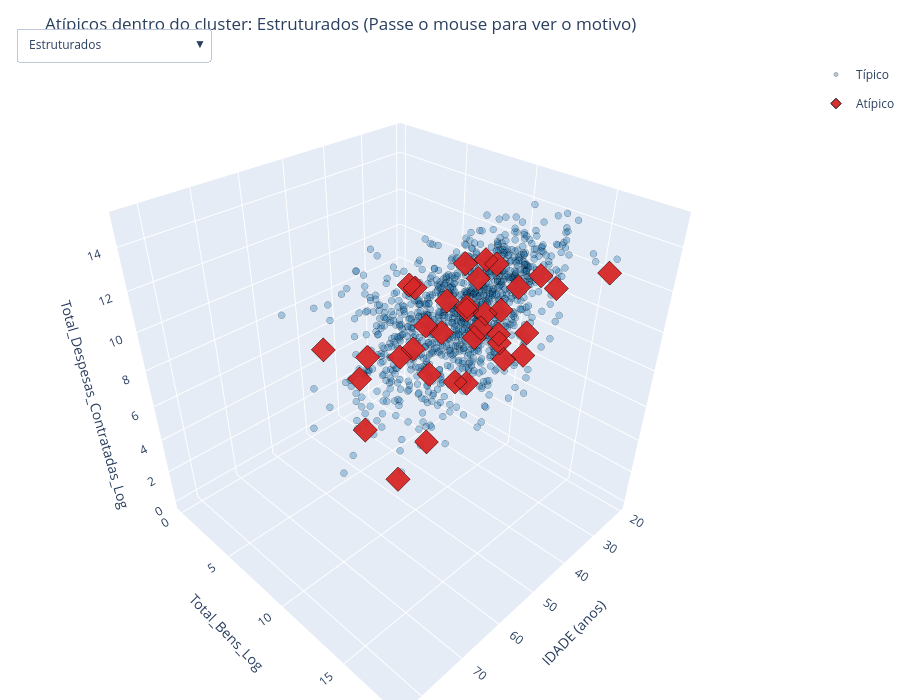

This figure's notebook cell:
### Markdown cell above
### O mesmo recorte, em 3D — filtrando por cluster

Mesma ideia do gráfico 3D global, agora um por cluster: escolham no menu qual grupo olhar (cada cluster usa a sua **própria** padronização, então os pontos vermelhos aqui são atípicos *dentro daquele grupo*, não em relação à base inteira). Os eixos ficam fixos entre um cluster e outro, pra dar pra comparar a posição relativa.

### Code cell
nomes_clusters_ordenados = ['Estruturados', 'Financiados', 'Base Simbólica', 'Patrimônio Sem Campanha']
n_status = len(cores_iso)

fig3d_cluster = go.Figure()
for idx_cluster, nome in enumerate(nomes_clusters_ordenados):
    for status, cor in cores_iso.items():
        sub = df_cluster[(df_cluster['cluster'] == nome) & (df_cluster['anomalia_cluster'] == status)]
        
        customdata = np.stack((
            sub['NM_URNA_CANDIDATO'],
            sub['SG_UF'],
            sub['cluster'],
            sub['anomalia_cluster'],
            sub['score_cluster'],
            sub['motivo_cluster'],
            sub['DS_GRAU_INSTRUCAO'],
            sub['ANOS_ESTUDO'],
            sub['Total_Bens'].map(lambda x: f"R$ {x:,.0f}".replace(',', 'X').replace('.', ',').replace('X', '.')),
            sub['Total_Despesas_Contratadas'].map(lambda x: f"R$ {x:,.0f}".replace(',', 'X').replace('.', ',').replace('X', '.'))
        ), axis=-1)

        fig3d_cluster.add_trace(go.Scatter3d(
            x=sub['IDADE'], y=sub['Total_Bens_Log'], z=sub['Total_Despesas_Contratadas_Log'],
            mode='markers', name=status,
            customdata=customdata,
            marker=dict(
                size=4 if status == 'Típico' else 8,
                color=cor,
                symbol='circle' if status == 'Típico' else 'diamond',
                opacity=0.35 if status == 'Típico' else 0.95,
                line=dict(width=1, color='black'),
            ),
            hovertemplate=(
                '<b>%{customdata[0]} (%{customdata[1]}) — %{customdata[2]}</b><br>' +
                '<b>Status Local:</b> %{customdata[3]} (Score: %{customdata[4]:.3f})<br>' +
                '<b>Desvio Interno no Cluster:</b> %{customdata[5]}<br>' +
                '----------------------------------------<br>' +
                '<b>Idade:</b> %{x} anos<br>' +
                '<b>Escolaridade:</b> %{customdata[6]} (%{customdata[7]} anos)<br>' +
                '<b>Bens:</b> %{customdata[8]}<br>' +
                '<b>Despesas:</b> %{customdata[9]}<extra></extra>'
            ),
            visible=(idx_cluster == 0),
            legendgroup=status,
            showlegend=(idx_cluster == 0),
        ))

botoes_cluster = []
for idx_cluster, nome in enumerate(nomes_clusters_ordenados):
    visibilidade = [False] * (len(nomes_clusters_ordenados) * n_status)
    for j in range(n_status):
        visibilidade[idx_cluster * n_status + j] = True
    botoes_cluster.append(dict(
        label=nome, method='update',
        args=[{'visible': visibilidade}, {'title': f'Atípicos dentro do cluster: {nome} (Passe o mouse para ver o motivo)'}],
    ))

fig3d_cluster.update_layout(
    scene=dict(
        xaxis_title='IDADE (anos)',
        yaxis_title='Total_Bens_Log',
        zaxis_title='Total_Despesas_Contratadas_Log',
        xaxis=dict(range=[df_cluster['IDADE'].min() - 2, df_cluster['IDADE'].max() + 2]),
        yaxis=dict(range=[df_cluster['Total_Bens_Log'].min() - 0.5, df_cluster['Total_Bens_Log'].max() + 0.5]),
        zaxis=dict(range=[df_cluster['Total_Despesas_Contratadas_Log'].min() - 0.5, df_cluster['Total_Despesas_Contratadas_Log'].max() + 0.5]),
    ),
    updatemenus=[dict(active=0, buttons=botoes_cluster, x=0.02, y=1.05, xanchor='left')],
    title=f'Atípicos dentro do cluster: {nomes_clusters_ordenados[0]} (Passe o mouse para ver o motivo)',
    height=700, margin=dict(l=0, r=0, b=0, t=60),
)
fig3d_cluster.show()

# Salvar versão interativa em HTML
fig3d_cluster.write_html('images/notebook4/05_grafico_3d_anomalias_cluster.html')
print("Gráfico 3D interativo por cluster salvo em: images/notebook4/05_grafico_3d_anomalias_cluster.html")

### Figure 1 — Plotly figure (JSON) as saved in the notebook; plotly's stock layout.template omitted (floating-point values rounded to 4 significant figures; data arrays with more than 128 entries replaced by an {"elided": "..."} marker saying what was removed)
{"data": [{"customdata": {"elided": "1107x10 mixed values"}, "hovertemplate": "<b>%{customdata[0]} (%{customdata[1]}) — %{customdata[2]}</b><br><b>Status Local:</b> %{customdata[3]} (Score: %{customdata[4]:.3f})<br><b>Desvio Interno no Cluster:</b> %{customdata[5]}<br>----------------------------------------<br><b>Idade:</b> %{x} anos<br><b>Escolaridade:</b> %{customdata[6]} (%{customdata[7]} anos)<br><b>Bens:</b> %{customdata[8]}<br><b>Despesas:</b> %{customdata[9]}<extra></extra>", "legendgroup": "Típico", "marker": {"color": "#1f77b4", "line": {"color": "black", "width": 1}, "opacity": 0.35, "size": 4, "symbol": "circle"}, "mode": "markers", "name": "Típico", "showlegend": true, "type": "scatter3d", "visible": true, "x": {"elided": "1107 int values"}, "y": {"elided": "1107 float values"}, "z": {"elided": "1107 float values"}}, {"customdata": {"elided": "35x10 mixed values"}, "hovertemplate": "<b>%{customdata[0]} (%{customdata[1]}) — %{customdata[2]}</b><br><b>Status Local:</b> %{customdata[3]} (Score: %{customdata[4]:.3f})<br><b>Desvio Interno no Cluster:</b> %{customdata[5]}<br>----------------------------------------<br><b>Idade:</b> %{x} anos<br><b>Escolaridade:</b> %{customdata[6]} (%{customdata[7]} anos)<br><b>Bens:</b> %{customdata[8]}<br><b>Despesas:</b> %{customdata[9]}<extra></extra>", "legendgroup": "Atípico", "marker": {"color": "#d62728", "line": {"color": "black", "width": 1}, "opacity": 0.95, "size": 8, "symbol": "diamond"}, "mode": "markers", "name": "Atípico", "showlegend": true, "type": "scatter3d", "visible": true, "x": [45, 55, 61, 47, 60, 46, 59, 44, 70, 61, 28, 26, 62, 56, 68, 53, 25, 52, 78, 50, 25, 47, 42, 57, 79, 39, 25, 25, 26, 48, 28, 23, 49, 45, 28], "y": [8.294, 16.65, 16.78, 16.51, 13.46, 12.78, 11.29, 9.21, 12.21, 13.5, 9.798, 8.517, 9.904, 14.6, 13.81, 13.88, 9.708, 9.862, 12.42, 11.59, 11.6, 11.9, 12.26, 11.62, 14.97, 18.49, 9.68, 9.798, 13.48, 12.92, 8.517, 11.29, 11.61, 11.68, 11.43], "z": [11.23, 11.84, 14.41, 14.49, 7.091, 13.15, 10.33, 6.847, 8.517, 12.78, 11.36, 7.253, 10.12, 13.33, 6.479, 12.93, 8.594, 12.51, 13.22, 10.63, 6.686, 7.892, 13.49, 10.61, 13.16, 14.48, 7.212, 6.739, 11.06, 8.372, 6.909, 7.645, 12.04, 13.39, 10.66]}, {"customdata": {"elided": "439x10 mixed values"}, "hovertemplate": "<b>%{customdata[0]} (%{customdata[1]}) — %{customdata[2]}</b><br><b>Status Local:</b> %{customdata[3]} (Score: %{customdata[4]:.3f})<br><b>Desvio Interno no Cluster:</b> %{customdata[5]}<br>----------------------------------------<br><b>Idade:</b> %{x} anos<br><b>Escolaridade:</b> %{customdata[6]} (%{customdata[7]} anos)<br><b>Bens:</b> %{customdata[8]}<br><b>Despesas:</b> %{customdata[9]}<extra></extra>", "legendgroup": "Típico", "marker": {"color": "#1f77b4", "line": {"color": "black", "width": 1}, "opacity": 0.35, "size": 4, "symbol": "circle"}, "mode": "markers", "name": "Típico", "showlegend": false, "type": "scatter3d", "visible": false, "x": {"elided": "439 int values"}, "y": {"elided": "439 float values"}, "z": {"elided": "439 float values"}}, {"customdata": {"elided": "14x10 mixed values"}, "hovertemplate": "<b>%{customdata[0]} (%{customdata[1]}) — %{customdata[2]}</b><br><b>Status Local:</b> %{customdata[3]} (Score: %{customdata[4]:.3f})<br><b>Desvio Interno no Cluster:</b> %{customdata[5]}<br>----------------------------------------<br><b>Idade:</b> %{x} anos<br><b>Escolaridade:</b> %{customdata[6]} (%{customdata[7]} anos)<br><b>Bens:</b> %{customdata[8]}<br><b>Despesas:</b> %{customdata[9]}<extra></extra>", "legendgroup": "Atípico", "marker": {"color": "#d62728", "line": {"color": "black", "width": 1}, "opacity": 0.95, "size": 8, "symbol": "diamond"}, "mode": "markers", "name": "Atípico", "showlegend": false, "type": "scatter3d", "visible": false, "x": [48, 54, 43, 55, 50, 44, 40, 68, 30, 64, 61, 51, 53, 50], "y": [6.751, 5.073, 5.966, 3.932, 0.0, 4.085, 0.0, 0.0, 0.0, 5.485, 0.0, 0.0, 0.0, 0.0], "z": [10.79, 11.92, 10.08, 10.28, 7.245, 10.89, 11.51, 14.87, 5.201, 8.161, 6.066, 8.294, 9.209, 13.27]}, {"customdata": {"elided": "358x10 mixed values"}, "hovertemplate": "<b>%{customdata[0]} (%{customdata[1]}) — %{customdata[2]}</b><br><b>Status Local:</b> %{customdata[3]} (Score: %{customdata[4]:.3f})<br><b>Desvio Interno no Cluster:</b> %{customdata[5]}<br>----------------------------------------<br><b>Idade:</b> %{x} anos<br><b>Escolaridade:</b> %{customdata[6]} (%{customdata[7]} anos)<br><b>Bens:</b> %{customdata[8]}<br><b>Despesas:</b> %{customdata[9]}<extra></extra>", "legendgroup": "Típico", "marker": {"color": "#1f77b4", "line": {"color": "black", "width": 1}, "opacity": 0.35, "size": 4, "symbol": "circle"}, "mode": "markers", "name": "Típico", "showlegend": false, "type": "scatter3d", "visible": false, "x": {"elided": "358 int values"}, "y": {"elided": "358 float values"}, "z": {"elided": "358 float values"}}, {"customdata": [["PROFESSOR REGINALDO ALVES", "BA", "Base Simbólica", "Atípico", -0.04645, "Despesas Super-Altas: R$ 48 (z=7.2)", "SUPERIOR COMPLETO", 16, "R$ 0", "R$ 48"], ["MATHEUS ROSA", "BA", "Base Simbólica", "Atípico", -0.004242, "Despesas Super-Altas: R$ 27 (z=6.2)", "ENSINO MÉDIO COMPLETO", 11, "R$ 0", "R$ 27"], ["MARINA - COLETIVO DAS PRETAS", "MA", "Base Simbólica", "Atípico", -0.07592, "Despesas Super-Altas: R$ 100 (z=8.6)", "SUPERIOR COMPLETO", 16, "R$ 0", "R$ 100"], ["NINO DO RANGEL", "PB", "Base Simbólica", "Atípico", -0.02368, "Patrimônio Super-Alto: R$ 150 (z=8.1)", "ENSINO MÉDIO COMPLETO", 11, "R$ 150", "R$ 0"], ["SERGIO DO REAL PREÇO", "PB", "Base Simbólica", "Atípico", -0.08574, "Despesas Super-Altas: R$ 390 (z=11.2)", "ENSINO FUNDAMENTAL INCOMPLETO", 4, "R$ 0", "R$ 390"], ["ERIVAN COSTA", "PI", "Base Simbólica", "Atípico", -0.02343, "Despesas Super-Altas: R$ 50 (z=7.3)", "ENSINO MÉDIO COMPLETO", 11, "R$ 0", "R$ 50"], ["SARGENTA GALIANA", "PI", "Base Simbólica", "Atípico", -0.008747, "Patrimônio Super-Alto: R$ 100 (z=7.4)", "ENSINO MÉDIO COMPLETO", 11, "R$ 100", "R$ 0"], ["CICERO ROMÃO", "PI", "Base Simbólica", "Atípico", -0.05473, "Patrimônio Super-Alto: R$ 121 (z=7.7)", "SUPERIOR COMPLETO", 16, "R$ 121", "R$ 0"], ["ALEX CABELO", "PI", "Base Simbólica", "Atípico", -0.002314, "Patrimônio Super-Alto: R$ 15 (z=4.3)", "ENSINO FUNDAMENTAL COMPLETO", 8, "R$ 15", "R$ 0"], ["FRANCISCA PROTETORA", "PI", "Base Simbólica", "Atípico", -0.006673, "Patrimônio Super-Alto: R$ 29 (z=5.4)", "ENSINO MÉDIO INCOMPLETO", 9, "R$ 29", "R$ 0"], ["DARA NETO", "PI", "Base Simbólica", "Atípico", -0.08719, "Patrimônio Super-Alto: R$ 294 (z=9.2)", "SUPERIOR INCOMPLETO", 13, "R$ 294", "R$ 0"], ["AUGUSTO FERREIRA", "PI", "Base Simbólica", "Atípico", -0.01238, "Patrimônio Super-Alto: R$ 12 (z=4.1)", "ENSINO MÉDIO COMPLETO", 11, "R$ 12", "R$ 0"]], "hovertemplate": "<b>%{customdata[0]} (%{customdata[1]}) — %{customdata[2]}</b><br><b>Status Local:</b> %{customdata[3]} (Score: %{customdata[4]:.3f})<br><b>Desvio Interno no Cluster:</b> %{customdata[5]}<br>----------------------------------------<br><b>Idade:</b> %{x} anos<br><b>Escolaridade:</b> %{customdata[6]} (%{customdata[7]} anos)<br><b>Bens:</b> %{customdata[8]}<br><b>Despesas:</b> %{customdata[9]}<extra></extra>", "legendgroup": "Atípico", "marker": {"color": "#d62728", "line": {"color": "black", "width": 1}, "opacity": 0.95, "size": 8, "symbol": "diamond"}, "mode": "markers", "name": "Atípico", "showlegend": false, "type": "scatter3d", "visible": false, "x": [41, 31, 62, 51, 43, 51, 55, 56, 49, 45, 29, 21], "y": [0.0, 0.0, 0.0, 5.017, 0.0, 0.0, 4.615, 4.803, 2.744, 3.391, 5.686, 2.565], "z": [3.891, 3.332, 4.615, 0.0, 5.969, 3.932, 0.0, 0.0, 0.0, 0.0, 0.0, 0.0]}, {"customdata": {"elided": "251x10 mixed values"}, "hovertemplate": "<b>%{customdata[0]} (%{customdata[1]}) — %{customdata[2]}</b><br><b>Status Local:</b> %{customdata[3]} (Score: %{customdata[4]:.3f})<br><b>Desvio Interno no Cluster:</b> %{customdata[5]}<br>----------------------------------------<br><b>Idade:</b> %{x} anos<br><b>Escolaridade:</b> %{customdata[6]} (%{customdata[7]} anos)<br><b>Bens:</b> %{customdata[8]}<br><b>Despesas:</b> %{customdata[9]}<extra></extra>", "legendgroup": "Típico", "marker": {"color": "#1f77b4", "line": {"color": "black", "width": 1}, "opacity": 0.35, "size": 4, "symbol": "circle"}, "mode": "markers", "name": "Típico", "showlegend": false, "type": "scatter3d", "visible": false, "x": {"elided": "251 int values"}, "y": {"elided": "251 float values"}, "z": {"elided": "251 float values"}}, {"customdata": [["JANDA DO CONSIGNADO", "BA", "Patrimônio Sem Campanha", "Atípico", -0.0159, "Despesas Super-Altas: R$ 300 (z=5.3)", "ENSINO MÉDIO COMPLETO", 11, "R$ 624.900", "R$ 300"], ["LIS MOREIRA", "BA", "Patrimônio Sem Campanha", "Atípico", -0.0391, "Despesas Super-Altas: R$ 171 (z=4.8)", "SUPERIOR COMPLETO", 16, "R$ 2.500.000", "R$ 171"], ["JONATHAS PEREIRA", "BA", "Patrimônio Sem Campanha", "Atípico", -0.03307, "Despesas Super-Altas: R$ 360 (z=5.5)", "ENSINO MÉDIO COMPLETO", 11, "R$ 47.553", "R$ 360"], ["UBIRAJARA É SHOW PAPAI", "CE", "Patrimônio Sem Campanha", "Atípico", -0.04863, "Escolaridade Atípica: LÊ E ESCREVE (z=-4.0)", "LÊ E ESCREVE", 1, "R$ 3.162.500", "R$ 0"], ["ANTONIA CARIONGO", "MA", "Patrimônio Sem Campanha", "Atípico", -0.03718, "Despesas Super-Altas: R$ 427 (z=5.6)", "ENSINO MÉDIO COMPLETO", 11, "R$ 5.000", "R$ 427"], ["NATHALIA PEDROSA", "PE", "Patrimônio Sem Campanha", "Atípico", -0.03592, "Patrimônio Super-Alto: R$ 48,343,333 (z=3.2)", "SUPERIOR INCOMPLETO", 13, "R$ 48.343.333", "R$ 0"], ["XANDE PESSOA", "PE", "Patrimônio Sem Campanha", "Atípico", -0.05804, "Despesas Super-Altas: R$ 316 (z=5.3)", "SUPERIOR COMPLETO", 16, "R$ 10.000", "R$ 316"], ["PEREIRA SÁ", "PI", "Patrimônio Sem Campanha", "Atípico", -0.04632, "Despesas Super-Altas: R$ 319 (z=5.4)", "ENSINO FUNDAMENTAL COMPLETO", 8, "R$ 117.000", "R$ 319"]], "hovertemplate": "<b>%{customdata[0]} (%{customdata[1]}) — %{customdata[2]}</b><br><b>Status Local:</b> %{customdata[3]} (Score: %{customdata[4]:.3f})<br><b>Desvio Interno no Cluster:</b> %{customdata[5]}<br>----------------------------------------<br><b>Idade:</b> %{x} anos<br><b>Escolaridade:</b> %{customdata[6]} (%{customdata[7]} anos)<br><b>Bens:</b> %{customdata[8]}<br><b>Despesas:</b> %{customdata[9]}<extra></extra>", "legendgroup": "Atípico", "marker": {"color": "#d62728", "line": {"color": "black", "width": 1}, "opacity": 0.95, "size": 8, "symbol": "diamond"}, "mode": "markers", "name": "Atípico", "showlegend": false, "type": "scatter3d", "visible": false, "x": [62, 41, 29, 54, 46, 25, 29, 46], "y": [13.35, 14.73, 10.77, 14.97, 8.517, 17.69, 9.21, 11.67], "z": [5.707, 5.149, 5.89, 0.0, 6.06, 0.0, 5.757, 5.768]}], "layout": {"height": 700, "margin": {"b": 0, "l": 0, "r": 0, "t": 60}, "scene": {"xaxis": {"range": [19, 85], "title": {"text": "IDADE (anos)"}}, "yaxis": {"range": [-0.5, 18.99], "title": {"text": "Total_Bens_Log"}}, "zaxis": {"range": [-0.5, 15.5], "title": {"text": "Total_Despesas_Contratadas_Log"}}}, "title": {"text": "Atípicos dentro do cluster: Estruturados (Passe o mouse para ver o motivo)"}, "updatemenus": [{"active": 0, "buttons": [{"args": [{"visible": [true, true, false, false, false, false, false, false]}, {"title": "Atípicos dentro do cluster: Estruturados (Passe o mouse para ver o motivo)"}], "label": "Estruturados", "method": "update"}, {"args": [{"visible": [false, false, true, true, false, false, false, false]}, {"title": "Atípicos dentro do cluster: Financiados (Passe o mouse para ver o motivo)"}], "label": "Financiados", "method": "update"}, {"args": [{"visible": [false, false, false, false, true, true, false, false]}, {"title": "Atípicos dentro do cluster: Base Simbólica (Passe o mouse para ver o motivo)"}], "label": "Base Simbólica", "method": "update"}, {"args": [{"visible": [false, false, false, false, false, false, true, true]}, {"title": "Atípicos dentro do cluster: Patrimônio Sem Campanha (Passe o mouse para ver o motivo)"}], "label": "Patrimônio Sem Campanha", "method": "update"}], "x": 0.02, "xanchor": "left", "y": 1.05}]}}
